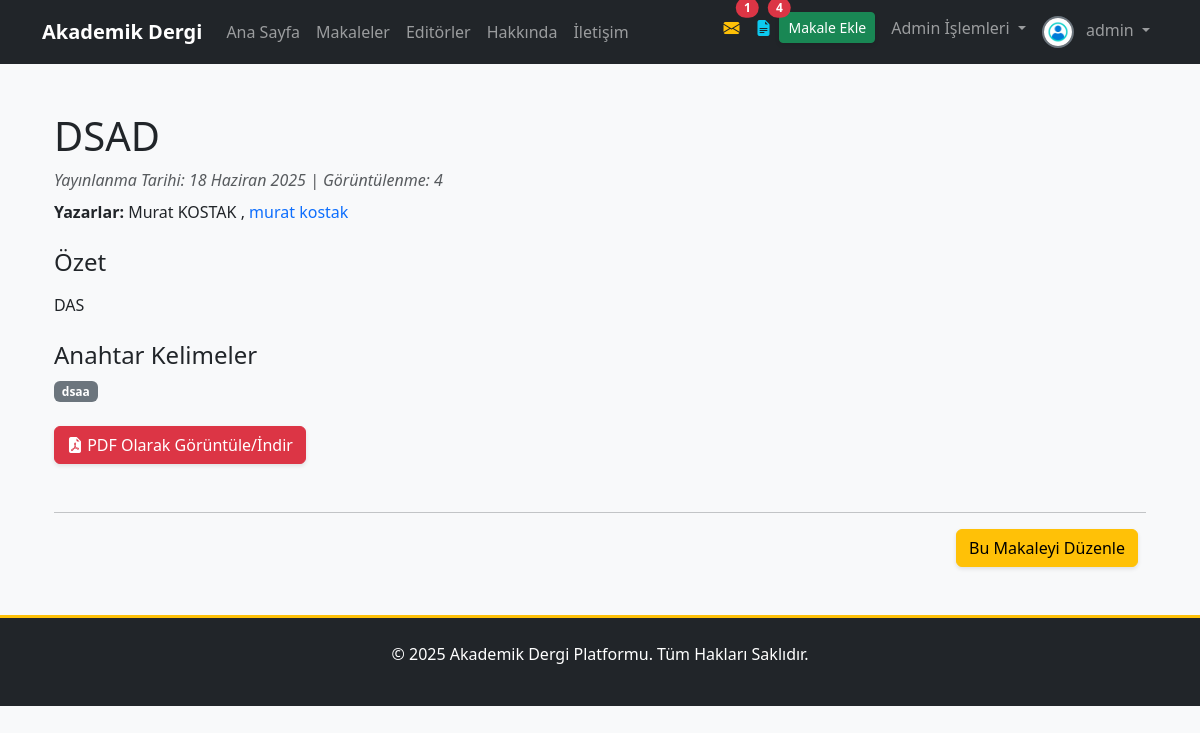
The page /articles/detay/dsad/ (signed in) on the database its author committed.
### apps/users/models.py (models this page shows, shortened)
class User(AbstractUser):
    email = models.EmailField(unique=True, verbose_name="E-posta Adresi")
    biyografi = models.TextField(blank=True, null=True, verbose_name="Biyografi")
    profile_resmi = models.ImageField(
        upload_to=profile_pic_path,
        default='profile_pics/default.png',
        verbose_name="Profil Resmi"
    )
    resume = models.FileField(
        upload_to=resume_path,
        blank=True,
        null=True,
        verbose_name="Özgeçmiş (PDF)"
    )
    is_editor = models.BooleanField(default=False, verbose_name="Editör Yetkisi")
    goster_editorler_sayfasinda = models.BooleanField(
        default=False,
        verbose_name="Editörler Sayfasında Gösterilsin mi?"
    )
    def get_full_name(self):
        return f"{self.first_name} {self.last_name}".strip()

### apps/articles/models.py (models this page shows, shortened)
class Makale(models.Model):
    baslik = models.CharField(max_length=255, verbose_name="Başlık")
    slug = models.SlugField(max_length=255, unique=True, blank=True, help_text="Bu alan otomatik oluşturulur.")
    aciklama = models.TextField(verbose_name="Açıklama/Özet")
    pdf_dosyasi = models.FileField(upload_to=article_pdf_path, verbose_name="PDF Dosyası")
    anahtar_kelimeler = models.CharField(max_length=255, verbose_name="Anahtar Kelimeler", help_text="Kelimeleri virgül (,) ile ayırınız.")
    yazarlar = models.ManyToManyField(Yazar, related_name='makaleler', verbose_name="Yazarlar")
    dergi_sayisi = models.ForeignKey(DergiSayisi, on_delete=models.SET_NULL, null=True, blank=True, related_name='makaleler', verbose_name="Dergi Sayısı")
    admin_notu = models.TextField(blank=True, null=True, verbose_name="Editör/Admin Notu")
    goruntulenme_sayisi = models.PositiveIntegerField(default=0, verbose_name="Görüntülenme Sayısı")
    goster_makaleler_sayfasinda = models.BooleanField(default=False, verbose_name="Yayında mı?")
    olusturulma_tarihi = models.DateTimeField(auto_now_add=True)
    guncellenme_tarihi = models.DateTimeField(auto_now=True)
    admin_notu_okundu = models.BooleanField(default=True)
    class Meta:
        verbose_name = "Makale"
        verbose_name_plural = "Makaleler"
        ordering = ['-olusturulma_tarihi']
    def save(self, *args, **kwargs):
        if self.pk: # Eğer obje veritabanında varsa (güncelleme işlemi)
            try:
                eski_kayit = Makale.objects.get(pk=self.pk)
                if eski_kayit.admin_notu != self.admin_notu and self.admin_notu:
                    self.admin_notu_okundu = False
            except Makale.DoesNotExist:
                pass # Yeni obje, sorun yok
        super().save(*args, **kwargs)
    def get_keywords_list(self):
        if self.anahtar_kelimeler:
            return [keyword.strip() for keyword in self.anahtar_kelimeler.split(',')]
        return []

class Yazar(models.Model):
    isim_soyisim = models.CharField(max_length=255, verbose_name="Yazarın Adı Soyadı")
    user_hesabi = models.OneToOneField(
        settings.AUTH_USER_MODEL,
        on_delete=models.SET_NULL,
        null=True,
        blank=True,
        related_name='yazar_profili'
    )
    class Meta:
        verbose_name = "Yazar"
        verbose_name_plural = "Yazarlar"
        ordering = ['isim_soyisim']

### apps/articles/views.py (the view)
# urls.py: path('detay/<slug:slug>/', MakaleDetailView.as_view(), name='makale_detail'),
class MakaleDetailView(DetailView):
    model = Makale
    template_name = 'articles/makale_detail.html'
    context_object_name = 'makale'
    def get_object(self, queryset=None):
        obj = super().get_object(queryset=queryset)
        obj.goruntulenme_sayisi += 1
        obj.save(update_fields=['goruntulenme_sayisi'])
        return obj

### apps/core/context_processors.py (called while the page is built)
def notification_context(request):
    if not request.user.is_authenticated:
        return {}
    user = request.user
    context = {}
    if user.is_superuser:
        context['unread_messages_count'] = IletisimFormu.objects.filter(cevaplandi=False).count()
    else:
        context['unread_messages_count'] = 0
    if user.is_superuser or user.is_editor:
        context['draft_articles_count'] = Makale.objects.filter(goster_makaleler_sayfasinda=False).count()
    else:
        context['draft_articles_count'] = 0
    context['unread_notes_count'] = Makale.objects.filter(
        yazarlar__user_hesabi=user,  # Doğru sorgu: Yazar modeli üzerinden kullanıcı hesabına ulaş
        admin_notu_okundu=False
    ).exclude(admin_notu__isnull=True).exclude(admin_notu__exact='').count()
    return context

### templates/articles/makale_detail.html (shortened to what this page needs)
{% extends 'base.html' %}
{% block content %}
<div class="container mt-5">
    <article>
        <header class="mb-4">
            <h1>{{ makale.baslik }}</h1>
            <div class="text-muted fst-italic mb-2">
                Yayınlanma Tarihi: {{ makale.olusturulma_tarihi|date:"d F Y" }} | Görüntülenme: {{ makale.goruntulenme_sayisi }}
            </div>
            <div>
                <strong>Yazarlar:</strong>
                {% for yazar in makale.yazarlar.all %}
                    {% if yazar.user_hesabi %}
                        <a href="{% url 'kullanici_profili' yazar.user_hesabi.username %}" class="text-decoration-none">{{ yazar.isim_soyisim }}</a>
                    {% else %}
                        {{ yazar.isim_soyisim }}
                    {% endif %}
                    {% if not forloop.last %}, {% endif %}
                {% endfor %}
            </div>
        </header>
        <section class="mb-5">
            <h4 class="mt-4">Özet</h4>
            <p class="fs-5">{{ makale.aciklama|linebreaks }}</p>
            <h4 class="mt-4">Anahtar Kelimeler</h4>
            <p>
                {% for keyword in makale.get_keywords_list %}
                <span class="badge bg-secondary">{{ keyword }}</span>
                {% endfor %}
            </p>
            <div class="mt-4">
                <a href="{{ makale.pdf_dosyasi.url }}" target="_blank" class="btn btn-danger"><i class="bi bi-file-earmark-pdf-fill"></i> PDF Olarak Görüntüle/İndir</a>
            </div>
        </section>
    </article>
    {% if request.user in makale.yazarlar.all or request.user.is_editor or request.user.is_superuser %}
    <hr>
    <div class="d-flex justify-content-end">
        <a href="{% url 'makale_duzenle' makale.slug %}" class="btn btn-warning me-2">Bu Makaleyi Düzenle</a>
    </div>
    {% endif %}
</div>
{% endblock %}

### templates/partials/_navbar.html (shortened to what this page needs)
<nav class="navbar navbar-expand-lg navbar-dark bg-dark">
    <div class="container">
        <a class="navbar-brand" href="{% url 'anasayfa' %}">Akademik Dergi</a>
        <div class="collapse navbar-collapse" id="navbarNav">
            <ul class="navbar-nav me-auto mb-2 mb-lg-0">
                <li class="nav-item"><a class="nav-link" href="{% url 'anasayfa' %}">Ana Sayfa</a></li>
                <li class="nav-item"><a class="nav-link" href="{% url 'makale_list' %}">Makaleler</a></li>
                <li class="nav-item"><a class="nav-link" href="{% url 'editorler' %}">Editörler</a></li>
                <li class="nav-item"><a class="nav-link" href="{% url 'hakkinda' %}">Hakkında</a></li>
                <li class="nav-item"><a class="nav-link" href="{% url 'iletisim' %}">İletişim</a></li>
            </ul>
            <ul class="navbar-nav ms-auto">
                {% if user.is_authenticated %}
                    {% if user.is_superuser and unread_messages_count > 0 %}
                    <li class="nav-item">
                        <a href="{% url 'dashboard:admin_iletisim_list' %}?durum=cevaplanmadi" class="nav-link position-relative text-warning" title="Cevaplanmamış Mesajlar">
                            <i class="bi bi-envelope-fill"></i>
                            <span class="position-absolute top-0 start-100 translate-middle badge rounded-pill bg-danger">{{ unread_messages_count }}</span>
                        </a>
                    </li>
                    {% endif %}
                    {% if user.is_superuser or user.is_editor %}
                        {% if draft_articles_count > 0 %}
                        <li class="nav-item">
                            <a href="{% url 'dashboard:editor_panel' %}?status=draft" class="nav-link position-relative text-info" title="Taslak Makaleler">
                                <i class="bi bi-file-earmark-text-fill"></i>
                                <span class="position-absolute top-0 start-100 translate-middle badge rounded-pill bg-danger">{{ draft_articles_count }}</span>
                            </a>
                        </li>
                        {% endif %}
                    {% endif %}
                    <li class="nav-item"><a href="{% url 'makale_ekle' %}" class="btn btn-success btn-sm me-2 mt-1">Makale Ekle</a></li>
                    {% if user.is_superuser %}
                    <li class="nav-item dropdown">
                        <a class="nav-link dropdown-toggle" href="#" id="adminDropdown" role="button" data-bs-toggle="dropdown" aria-expanded="false">
                            Admin İşlemleri
                        </a>
                    </li>
                    {% endif %}
                    <li class="nav-item dropdown">
                        <a class="nav-link dropdown-toggle" href="#" id="navbarDropdown" role="button" data-bs-toggle="dropdown" aria-expanded="false">
                            <img src="{{ user.profile_resmi.url }}" alt="{{ user.username }}" class="rounded-circle me-2" style="width:32px; height:32px; object-fit:cover;">
                            {{ user.get_full_name|default:user.username }}
                        </a>
                    </li>
                {% endif %}
            </ul>
        </div>
    </div>
</nav>

### static/css/style.css (style rules this page uses)
body { font-family: 'Segoe UI', Roboto, 'Helvetica Neue', Arial, sans-serif; background-color: #f8f9fa; transition: background-color 0.3s; }
.navbar-dark .navbar-nav .nav-link { transition: color 0.2s ease-in-out; }
.navbar-brand { font-weight: bold; }
.navbar .dropdown-toggle img { border: 2px solid #6c757d; transition: transform 0.2s; }
.btn { transition: all 0.3s ease; box-shadow: 0 2px 4px rgba(0,0,0,0.1); }

### rows shown on the page
User: profile_resmi (placeholder picture), get_full_name "admin"
Makale: baslik "DSAD", olusturulma_tarihi "18 Haziran 2025", goruntulenme_sayisi "4", aciklama "DAS", get_keywords_list "dsaa"
Yazar: isim_soyisim "Murat KOSTAK"
Yazar: isim_soyisim "murat kostak"

### other values the page prints
{{ unread_messages_count }} "1"
{{ draft_articles_count }} "4"
